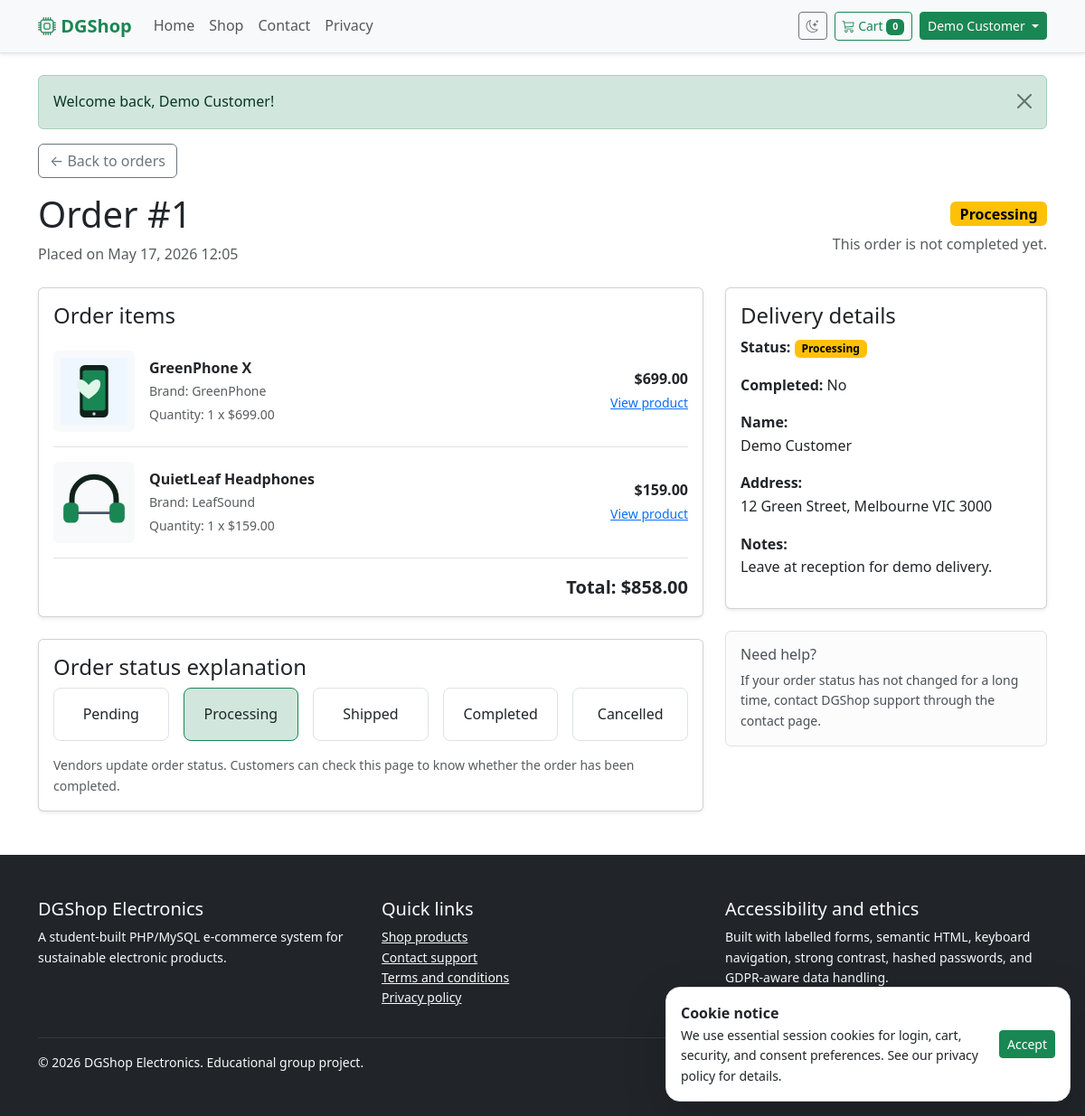
The page /order.php?id=1 (signed in) on the database its author committed.
### tables this page shows
CREATE TABLE orders (
  id INT UNSIGNED AUTO_INCREMENT PRIMARY KEY,
  user_id INT UNSIGNED NOT NULL,
  total_amount DECIMAL(10,2) NOT NULL,
  shipping_name VARCHAR(120) NOT NULL,
  shipping_address TEXT NOT NULL,
  notes TEXT NULL,
  status ENUM('pending', 'processing', 'shipped', 'completed', 'cancelled') NOT NULL DEFAULT 'pending',
  created_at TIMESTAMP NOT NULL DEFAULT CURRENT_TIMESTAMP,
  CONSTRAINT fk_orders_users
    FOREIGN KEY (user_id) REFERENCES users(id)
    ON DELETE CASCADE
    ON UPDATE CASCADE
);

CREATE TABLE order_items (
  id INT UNSIGNED AUTO_INCREMENT PRIMARY KEY,
  order_id INT UNSIGNED NOT NULL,
  product_id INT UNSIGNED NOT NULL,
  quantity INT UNSIGNED NOT NULL,
  unit_price DECIMAL(10,2) NOT NULL,
  CONSTRAINT fk_order_items_orders
    FOREIGN KEY (order_id) REFERENCES orders(id)
    ON DELETE CASCADE
    ON UPDATE CASCADE,
  CONSTRAINT fk_order_items_products
    FOREIGN KEY (product_id) REFERENCES products(id)
    ON DELETE RESTRICT
    ON UPDATE CASCADE
);

CREATE TABLE products (
  id INT UNSIGNED AUTO_INCREMENT PRIMARY KEY,
  category_id INT UNSIGNED NOT NULL,
  seller_id INT UNSIGNED NOT NULL,
  name VARCHAR(160) NOT NULL,
  brand VARCHAR(100) NOT NULL,
  description TEXT NOT NULL,
  price DECIMAL(10,2) NOT NULL,
  stock INT UNSIGNED NOT NULL DEFAULT 0,
  image_url VARCHAR(255) NOT NULL,
  is_active TINYINT(1) NOT NULL DEFAULT 1,
  created_at TIMESTAMP NOT NULL DEFAULT CURRENT_TIMESTAMP,
  updated_at TIMESTAMP NOT NULL DEFAULT CURRENT_TIMESTAMP ON UPDATE CURRENT_TIMESTAMP,
  CONSTRAINT fk_products_categories
    FOREIGN KEY (category_id) REFERENCES categories(id)
    ON DELETE RESTRICT
    ON UPDATE CASCADE,
  CONSTRAINT fk_products_sellers
    FOREIGN KEY (seller_id) REFERENCES users(id)
    ON DELETE RESTRICT
    ON UPDATE CASCADE
);

### includes/functions.php (called while the page is built, shortened)
<?php
require_once __DIR__ . '/../config/config.php';
function e(?string $value): string
{
    return htmlspecialchars((string) $value, ENT_QUOTES, 'UTF-8');
}
function url(string $path = ''): string
{
    $documentRoot = realpath($_SERVER['DOCUMENT_ROOT'] ?? '') ?: '';
    $projectRoot = realpath(dirname(__DIR__)) ?: '';
    $basePath = '';
    if ($documentRoot !== '' && substr($projectRoot, 0, strlen($documentRoot)) === $documentRoot) {
        $basePath = str_replace('\\', '/', substr($projectRoot, strlen($documentRoot)));
    }
    return rtrim($basePath, '/') . '/' . ltrim($path, '/');
}
function flash_messages(): array
{
    $messages = $_SESSION['flash'] ?? [];
    return $messages;
}
function current_user(): ?array
{
    return $_SESSION['user'] ?? null;
}
function is_logged_in(): bool
{
    return current_user() !== null;
}
function cart(): array
{
    return $_SESSION['cart'] ?? [];
}
function cart_count(): int
{
    return array_sum(array_map('intval', cart()));
}
function money(float $amount): string
{
    return '$' . number_format($amount, 2);
}

### config/config.php (called while the page is built, shortened)
<?php
function db(): PDO
{
    static $pdo = null;
    if ($pdo instanceof PDO) {
        return $pdo;
    }
    try {
        $dsn = 'mysql:host=' . DB_HOST . ';dbname=' . DB_NAME . ';charset=utf8mb4';
        $pdo = new PDO($dsn, DB_USER, DB_PASS, [
            PDO::ATTR_ERRMODE => PDO::ERRMODE_EXCEPTION,
            PDO::ATTR_DEFAULT_FETCH_MODE => PDO::FETCH_ASSOC,
            PDO::ATTR_EMULATE_PREPARES => false,
        ]);
    } catch (PDOException $exception) {
        render_database_setup_error($exception);
    }
    return $pdo;
}

### order.php (the view, shortened to what this page needs)
<?php
require_once __DIR__ . '/includes/functions.php';
$orderId = (int) ($_GET['id'] ?? 0);
$stmt = db()->prepare(
    'SELECT *
     FROM orders
     WHERE id = ? AND user_id = ?'
);
$stmt->execute([$orderId, current_user()['id']]);
$order = $stmt->fetch();
$itemStmt = db()->prepare(
    'SELECT oi.*, p.name, p.image_url, p.brand, p.id AS product_id
     FROM order_items oi
     JOIN products p ON p.id = oi.product_id
     WHERE oi.order_id = ?
     ORDER BY p.name'
);
$itemStmt->execute([$orderId]);
$items = $itemStmt->fetchAll();
function order_detail_badge(string $status): string
{
    if ($status === 'processing') {
        return 'warning';
    }
    return 'secondary';
}
$status = $order['status'];
$badge = order_detail_badge($status);
$isCompleted = $status === 'completed';
include __DIR__ . '/includes/header.php';
?>
<section class="container">
    <a class="btn btn-outline-secondary mb-3" href="<?= url('orders.php') ?>">
        &larr; Back to orders
    </a>
    <div class="d-flex flex-column flex-md-row justify-content-between gap-3 align-items-md-center mb-4">
        <div>
            <h1>Order #<?= (int) $order['id'] ?></h1>
            <p class="text-body-secondary mb-0">
                Placed on <?= e(date('M j, Y H:i', strtotime($order['created_at']))) ?>
            </p>
        </div>
        <div class="text-md-end">
            <span class="badge text-bg-<?= e($badge) ?> fs-6">
                <?= e(ucfirst($status)) ?>
            </span>
            <?php if ($isCompleted): ?>
                <p class="text-success fw-semibold mb-0 mt-2">
                    This order has been completed.
                </p>
            <?php else: ?>
                <p class="text-body-secondary mb-0 mt-2">
                    This order is not completed yet.
                </p>
            <?php endif; ?>
        </div>
    </div>
    <div class="row g-4">
        <div class="col-lg-8">
            <div class="card shadow-sm">
                <div class="card-body">
                    <h2 class="h4">Order items</h2>
                    <?php foreach ($items as $item): ?>
                        <div class="d-flex flex-column flex-md-row justify-content-between align-items-md-center border-bottom py-3 gap-3">
                            <div class="d-flex align-items-center gap-3">
                                <img
                                    src="<?= e(url($item['image_url'])) ?>"
                                    alt="<?= e($item['name']) ?> thumbnail"
                                    width="90"
                                    height="90"
                                    class="rounded bg-light p-2"
                                    style="object-fit: cover;"
                                >
                                <div>
                                    <strong><?= e($item['name']) ?></strong><br>
                                    <span class="small text-body-secondary">
                                        Brand: <?= e($item['brand']) ?>
                                    </span><br>
                                    <span class="small text-body-secondary">
                                        Quantity: <?= (int) $item['quantity'] ?>
                                        x <?= money((float) $item['unit_price']) ?>
                                    </span>
                                </div>
                            </div>
                            <div class="text-md-end">
                                <strong>
                                    <?= money((float) $item['unit_price'] * (int) $item['quantity']) ?>
                                </strong>
                                <br>
                                <a
                                    class="small"
                                    href="<?= url('product.php?id=' . (int) $item['product_id']) ?>"
                                >
                                    View product
                                </a>
                            </div>
                        </div>
                    <?php endforeach; ?>
                    <div class="text-end fs-5 pt-3">
                        <strong>
                            Total: <?= money((float) $order['total_amount']) ?>
                        </strong>
                    </div>
                </div>
            </div>
            <div class="card shadow-sm mt-4">
                <div class="card-body">
                    <h2 class="h4">Order status explanation</h2>
                    <div class="row g-3 text-center">
                        <div class="col-6 col-md">
                            <div class="border rounded-3 p-3 <?= $status === 'pending' ? 'border-success bg-success-subtle' : '' ?>">
                                Pending
                            </div>
                        </div>
                        <div class="col-6 col-md">
                            <div class="border rounded-3 p-3 <?= $status === 'processing' ? 'border-success bg-success-subtle' : '' ?>">
                                Processing
                            </div>
                        </div>
                        <div class="col-6 col-md">
                            <div class="border rounded-3 p-3 <?= $status === 'shipped' ? 'border-success bg-success-subtle' : '' ?>">
                                Shipped
                            </div>
                        </div>
                        <div class="col-6 col-md">
                            <div class="border rounded-3 p-3 <?= $status === 'completed' ? 'border-success bg-success-subtle' : '' ?>">
                                Completed
                            </div>
                        </div>
                        <div class="col-6 col-md">
                            <div class="border rounded-3 p-3 <?= $status === 'cancelled' ? 'border-danger bg-danger-subtle' : '' ?>">
                                Cancelled
                            </div>
                        </div>
                    </div>
                    <p class="small text-body-secondary mt-3 mb-0">
                        Vendors update order status. Customers can check this page to know whether the order has been completed.
                    </p>
                </div>
            </div>
        </div>
        <div class="col-lg-4">
            <div class="card shadow-sm">
                <div class="card-body">
                    <h2 class="h4">Delivery details</h2>
                    <p>
                        <strong>Status:</strong>
                        <span class="badge text-bg-<?= e($badge) ?>">
                            <?= e(ucfirst($status)) ?>
                        </span>
                    </p>
                    <p>
                        <strong>Completed:</strong>
                        <?= $isCompleted ? 'Yes' : 'No' ?>
                    </p>
                    <p>
                        <strong>Name:</strong><br>
                        <?= e($order['shipping_name']) ?>
                    </p>
                    <p>
                        <strong>Address:</strong><br>
                        <?= nl2br(e($order['shipping_address'])) ?>
                    </p>
                    <?php if (!empty($order['notes'])): ?>
                        <p>
                            <strong>Notes:</strong><br>
                            <?= nl2br(e($order['notes'])) ?>
                        </p>
                    <?php endif; ?>
                </div>
            </div>
            <div class="alert alert-light border mt-4">
                <h2 class="h6">Need help?</h2>
                <p class="small mb-0">
                    If your order status has not changed for a long time, contact DGShop support through the contact page.
                </p>
            </div>
        </div>
    </div>
</section>
<?php include __DIR__ . '/includes/footer.php'; ?>

### includes/header.php (shortened to what this page needs)
<?php
require_once __DIR__ . '/functions.php';
$active = $active ?? '';
?>
<!doctype html>
<html lang="en" data-bs-theme="light">
<head>
    <link href="https://cdn.jsdelivr.net/npm/bootstrap@5.3.3/dist/css/bootstrap.min.css" rel="stylesheet">
    <link href="https://cdn.jsdelivr.net/npm/bootstrap-icons@1.11.3/font/bootstrap-icons.css" rel="stylesheet">
    <link href="<?= url('assets/css/styles.css') ?>" rel="stylesheet">
</head>
<body>
<header>
    <nav class="navbar navbar-expand-lg sticky-top bg-body-tertiary border-bottom shadow-sm" aria-label="Main navigation">
        <div class="container">
            <a class="navbar-brand fw-bold text-success" href="<?= url('index.php') ?>">
                <i class="bi bi-cpu" aria-hidden="true"></i> DGShop
            </a>
            <div class="collapse navbar-collapse" id="mainNav">
                <ul class="navbar-nav me-auto mb-2 mb-lg-0">
                    <li class="nav-item"><a class="nav-link <?= $active === 'home' ? 'active' : '' ?>" href="<?= url('index.php') ?>">Home</a></li>
                    <li class="nav-item"><a class="nav-link <?= $active === 'products' ? 'active' : '' ?>" href="<?= url('products.php') ?>">Shop</a></li>
                    <li class="nav-item"><a class="nav-link <?= $active === 'contact' ? 'active' : '' ?>" href="<?= url('contact.php') ?>">Contact</a></li>
                    <li class="nav-item"><a class="nav-link <?= $active === 'privacy' ? 'active' : '' ?>" href="<?= url('privacy.php') ?>">Privacy</a></li>
                </ul>
                <div class="d-flex align-items-center gap-2">
                    <button class="btn btn-outline-secondary btn-sm" id="themeToggle" type="button" aria-label="Toggle dark and light mode">
                        <i class="bi bi-moon-stars" aria-hidden="true"></i>
                    </button>
                    <a class="btn btn-outline-success btn-sm" href="<?= url('cart.php') ?>" aria-label="Shopping cart with <?= cart_count() ?> items">
                        <i class="bi bi-cart3" aria-hidden="true"></i> Cart <span class="badge text-bg-success"><?= cart_count() ?></span>
                    </a>
                    <?php if (is_logged_in()): ?>
                        <div class="dropdown">
                            <button class="btn btn-success btn-sm dropdown-toggle" type="button" data-bs-toggle="dropdown" aria-expanded="false">
                                <?= e(current_user()['name']) ?>
                            </button>
                        </div>
                    <?php else: ?>
                        <a class="btn btn-outline-primary btn-sm" href="<?= url('login.php') ?>">Login</a>
                        <a class="btn btn-primary btn-sm" href="<?= url('register.php') ?>">Register</a>
                    <?php endif; ?>
                </div>
            </div>
        </div>
    </nav>
</header>
<main id="main-content">
    <div class="container mt-4">
        <?php foreach (flash_messages() as $flash): ?>
            <div class="alert alert-<?= e($flash['type']) ?> alert-dismissible fade show" role="alert">
                <?= e($flash['message']) ?>
                <button type="button" class="btn-close" data-bs-dismiss="alert" aria-label="Close"></button>
            </div>
        <?php endforeach; ?>
    </div>

### assets/css/styles.css (style rules this page uses)
:root { --brand-green: #198754; --brand-dark: #10231b; --soft-green: #e9f7ef; }
body { font-family: system-ui, -apple-system, BlinkMacSystemFont, "Segoe UI", sans-serif; line-height: 1.6; }

### rows shown on the page
orders: shipping_name "Demo Customer", id "1", created_at "May 17, 2026 12:05", status "Processing", total_amount "$858.00", shipping_address "12 Green Street, Melbourne VIC 3000", notes "Leave at reception for demo delivery."
order_items: product.image_url (picture), product.name "GreenPhone X", product.brand "GreenPhone", quantity "1", unit_price "$699.00", money((float) $item['unit_price'] * (int) $item['quantity']) "$699.00"
order_items: product.image_url (picture), product.name "QuietLeaf Headphones", product.brand "LeafSound", quantity "1", unit_price "$159.00", money((float) $item['unit_price'] * (int) $item['quantity']) "$159.00"

### other values the page prints
cart_count() "0"
$flash['message'] "Welcome back, Demo Customer!"
